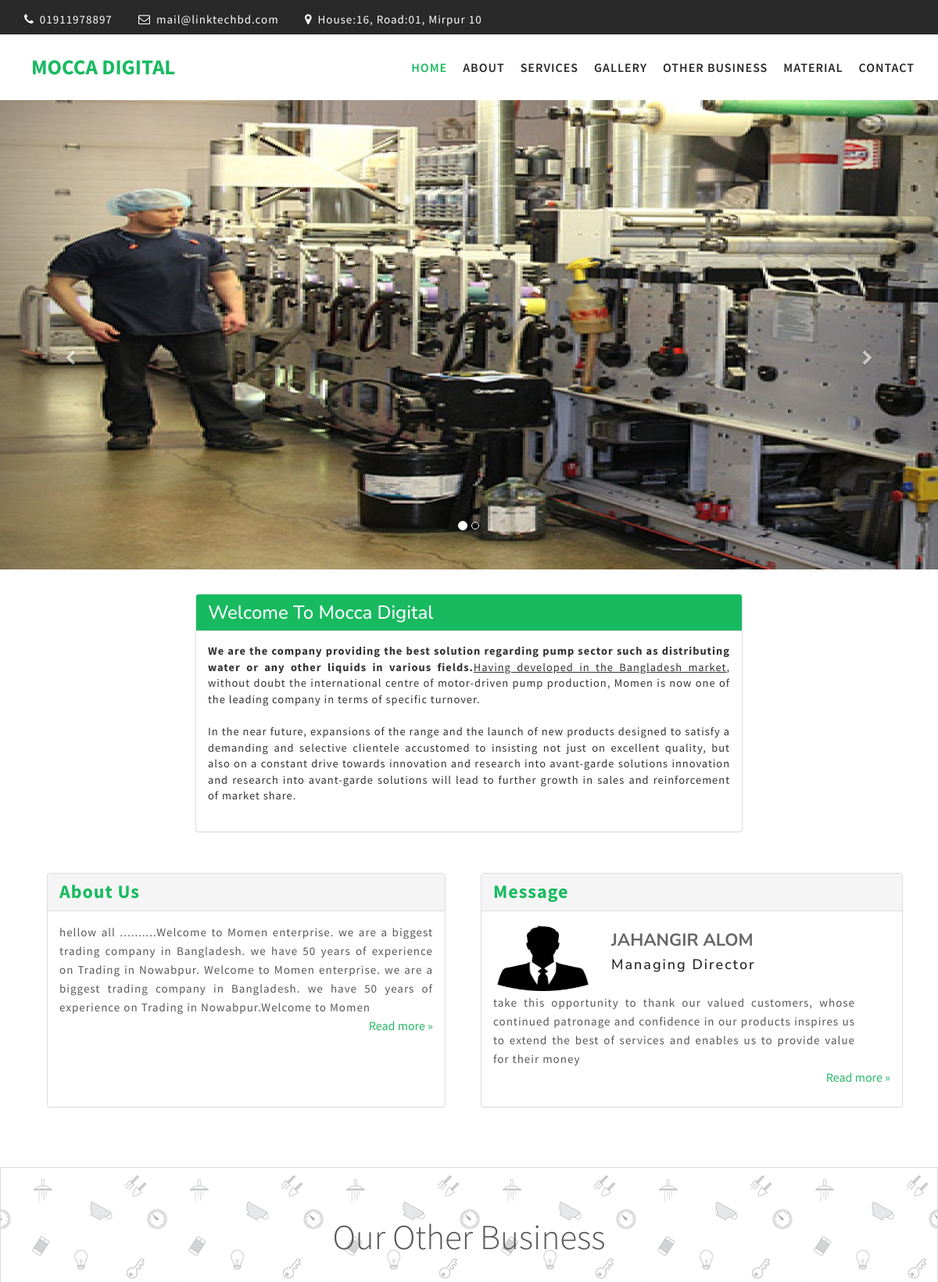
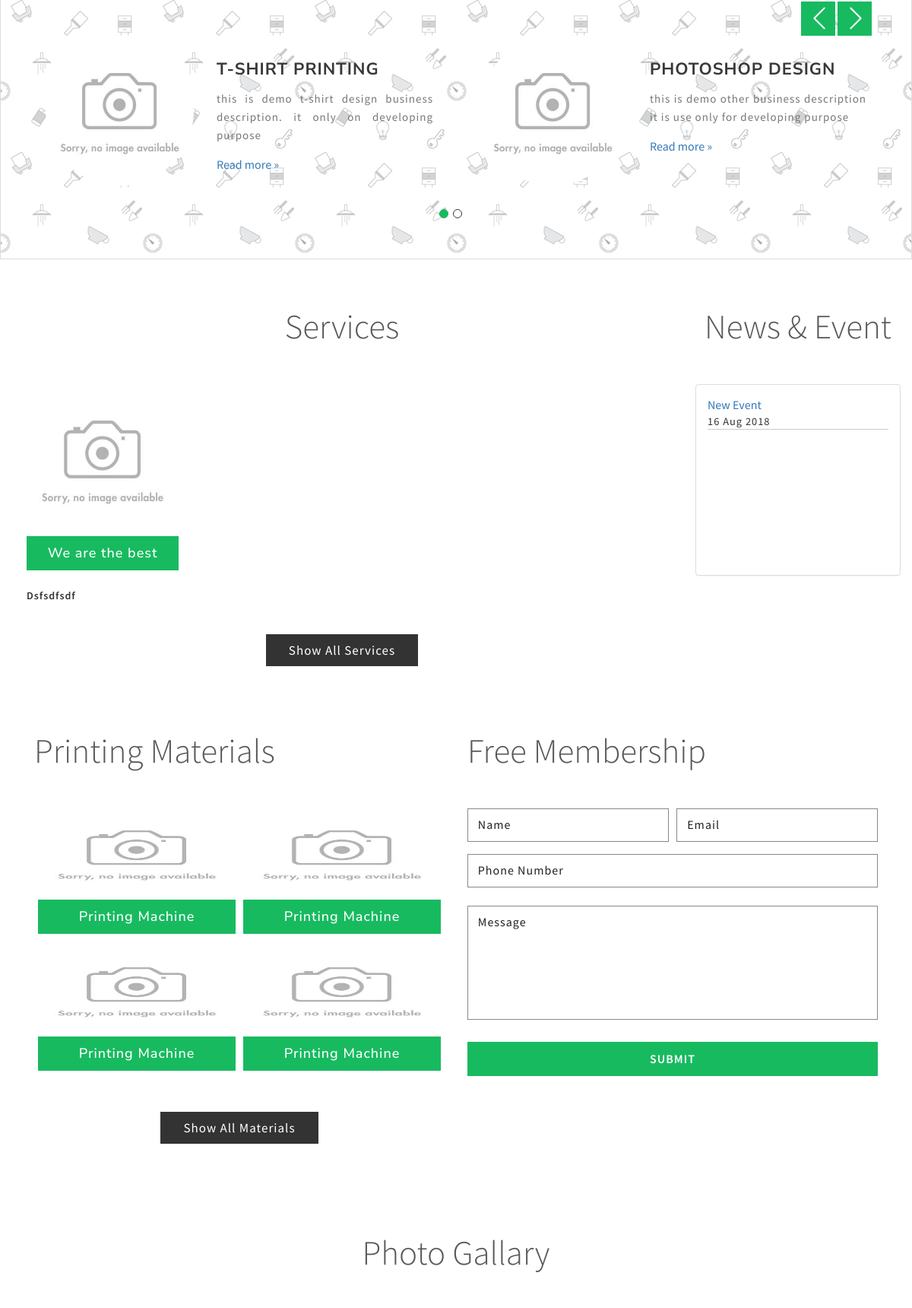
The page / (upper part) on the database its author committed (2 pictures, top to bottom).
### tables this page shows
CREATE TABLE `template` (
  `id` int(20) UNSIGNED NOT NULL,
  `field_name` varchar(250) NOT NULL,
  `value` text
);

CREATE TABLE `sliders` (
  `id` int(20) UNSIGNED NOT NULL,
  `s_title` varchar(200) DEFAULT NULL,
  `image` text NOT NULL
);

CREATE TABLE `other_business` (
  `id` int(20) NOT NULL,
  `b_title` varchar(250) NOT NULL,
  `image` text,
  `description` text
);

CREATE TABLE `servies` (
  `id` int(20) UNSIGNED NOT NULL,
  `s_title` varchar(255) NOT NULL,
  `price` float(10,2) DEFAULT NULL,
  `image` text,
  `description` text
);

CREATE TABLE `news_events` (
  `id` int(20) UNSIGNED NOT NULL,
  `title` varchar(250) NOT NULL,
  `description` text NOT NULL,
  `date` datetime NOT NULL DEFAULT CURRENT_TIMESTAMP ON UPDATE CURRENT_TIMESTAMP,
  `image` text
);

CREATE TABLE `materials` (
  `id` int(20) UNSIGNED NOT NULL,
  `material_name` varchar(250) NOT NULL,
  `image` text
);

### application/views/frontEnd/home/index.php (the view, shortened to what the rows shown need)
<?php if($sliders && isset($sliders)): ?>
<div id="myCarousel" class="carousel slide" data-ride="carousel">
	<div class="carousel-inner" role="listbox">
		<?php $i=0; foreach($sliders as $slider):?>
		<div class="item  <?php echo ($i==0)?'active':'' ?>"  style="background: url(<?= base_url(). $slider->image; ?>) no-repeat!important; ">
			<div class="container">
				<div class="carousel-caption text-center">
				</div>
			</div>
		</div>
		<?php $i=1; endforeach; ?>
	</div>
</div>
<?php endif;?>
<div class="welcome" style="padding: 1em 0 ;">
	<div class="container">
		<div class="col-md-8 col-md-offset-2 ">
			<div class="inner_grid1" style="    margin-bottom: 0em;">
				<div class="col-md-12 ">
					<div class="panel panel-default">
					  	<div class="panel-body">
					    	<p style="text-align: justify;"><?php if($note && isset($note)){ echo ucfirst($note->value); }?></p>
				  		</div>
					</div>
				</div>
			</div>
		</div>
	</div>
</div>
<div class="welcome" style="padding: 1em 0;">
	<div class="container">
		<div class="col-md-6 ">
			<div class="inner_grid1">
				<div class="col-md-12 ddd">
					<div class="panel panel-default">
					  	<div class="panel-body" style="    min-height: 250px;">
					    	<p style="text-align: justify;"><?php if($about_us && isset($about_us)){ if(strlen($about_us->value) <= 300 ){ echo substr($about_us->value, 5, strlen($about_us->value)-5 ); } else{ echo substr($about_us->value, 5, 300); }  }?></p>
							<a href="<?= base_url('about_us'); ?>" style="color: #28b767; float: right;">Read more »</a>
				  		</div>
					</div>
				</div>
			</div>
		</div>
		<div class="col-md-6  ">
			<div class="testimonial ddd">
				<div class="panel panel-default">
				  	<div class="panel-body" style="    min-height: 250px;">
				    	<div class="col-md-3 test_img">
				    		<?php $dft_image = base_url().'libs/upload_pic/admin_image/admin_defult.jpg' ;
				    			if($md_image && isset($md_image)){
				    				$image =base_url().$md_image->value;
	                                if(!@getimagesize($image)){
	                                    $image = $dft_image;
	                                }
				    			}else{
				    				$image = $dft_image;
				    			}
                            ?>
							<img src="<?= $image; ?>" alt="<?php if($md_name && isset($md_name)){echo ucfirst($md_name->value); }?>" height="90" />
						</div>
						<div class="col-md-9 test_info">
							<h4><?php if($md_name && isset($md_name)){echo ucfirst($md_name->value); }?></h4>
							<h5><?php if($md_desig && isset($md_desig)){echo ucfirst($md_desig->value); }?></h5>
						</div>
						<div class="clearfix"></div>
						<p style="text-align: justify;"><?php if($md_message && isset($md_message)){ echo substr($md_message->value, 5 , 200);}?> </p>
						<a href="<?= base_url('about_us'); ?>" style="color: #28b767; float: right;">Read more »</a>
			  		</div>
				</div>
			</div>
		</div>
	</div>
</div>
<div class="team" id="team">
	<div class="container">
		<div class="flexslider-info">
			<section class="slider">
				<div class="flexslider">
					<ul class="slides">
						<?php $count = 0; $i = 0; foreach($business as $busines): ?>
						<?php if($i == 0): ?>
						<li>
							<div class="w3l-info1">
						<?php endif;?>
								<div class="col-md-6">
									<div class="col-md-5 team-grid-1">
										<?php
											$image = base_url().$busines->image;
											if(!@getimagesize($image)){ $image = base_url().'libs/upload_pic/no_image_small.jpg'; }
										?>
										<img src="<?= $image; ?>" alt="" />
									</div>
									<div class="col-md-7 team-grid-2" style="padding-top: 30px;">
										<h4><?= ucfirst($busines->b_title)?></h4>
										<p style="text-align: justify;"><?= substr($busines->description, 0 ,100) ?></p>
										<a href="<?= base_url();?>singel_busines/<?= $busines->id; ?>" class="linka fancybox fancybox.ajax">Read more »</a>
									</div>
									<div class="clearfix"></div>
								</div>
						<?php $count++; $i++;  if($i==2 || $count== count($business)){ $i=0;  ?>
									<div class="clearfix"></div>
							</div>
						</li>
						<?php }  endforeach; ?>
					</ul>
				</div>
			</section>
		</div>
	</div>
</div>
<div class="services" id="services" >
	<div class="col-md-9">
		<div class="container-fluid">
			<div class="services_grids">
			<?php if($serviess && isset($serviess)):  foreach($serviess as $servies): ?>
				<div class="col-md-3 ser_grid1">
					<a href="<?= base_url();?>singel_service/<?= $servies->id; ?>" class="linka fancybox fancybox.ajax">
						<?php
							$image = base_url().$servies->image;
							if(!@getimagesize($image)){ $image = base_url().'libs/upload_pic/no_image_small.jpg'; }
						?>
						<img src="<?= $image; ?>" alt="<?php echo ucfirst($servies->s_title); ?>" style="height: 200px;" />
						<div class="ser_info">
							<h4 style="width: 100%;"> <?php echo ucfirst($servies->s_title); ?> </h4>
						</div>
						<p style="text-align: justify;"><?php echo substr($servies->description, 0,100); ?></p>
					</a>
				</div>
				<?php endforeach; ?>
			<?php endif; ?>
			</div>
		</div>
	</div>
	<div class="col-md-3">
		<div class="panel panel-default">
		  	<div class="panel-body">
		  		<marquee onmouseover="this.stop();" onmouseout="this.start();" direction="up" scrollamount="3" scrolldelay="50" top="0" left="0" style="height: 220px;">
	                <div class="marqueeContent">
	                    <?php
	                        if ($news_events && isset($news_events)) :
	                        foreach ($news_events as $news) :
	                    ?>
	                        <a href="<?php echo base_url(); ?>details_NewsEvent/<?php echo $news->id; ?>"  class="linka fancybox fancybox.ajax" ><?php echo $news->title; ?></a> <br>
	                        <p style="border-bottom: 1px solid #ccc;"><?php echo date('d M Y', strtotime($news->date)); ?></p>
	                    <?php endforeach; endif; ?>
	                </div>
	            </marquee>
		  	</div>
	  	</div>
	</div>
</div>
<div class="test_consultant" style="padding-top: 2rem;">
	<div class="container">
		<div class="slider col-md-6">
<link rel="stylesheet" href="<?php echo base_url(); ?>libs/FrontEnd/dist/css/lightbox.min.css">
				<div class="callbacks_container">
					<div class="services_grids">
					<?php if($materials && isset($materials)):  foreach($materials as $material): ?>
						<div class="col-md-6 ser_grid1" style="padding-bottom: 15px">
							<?php
								$image = base_url().$material->image;
								if(!@getimagesize($image)){ $image = base_url().'libs/upload_pic/no_image_small.jpg'; }
							?>
							<a class="example-image-link" href="<?php echo $image; ?>" data-lightbox="example-set" data-title="<?php echo ucfirst($material->material_name); ?>">
								<img src="<?= $image; ?>" alt="<?php echo ucfirst($material->material_name); ?>" style="height: 120px;" />
								<div class="ser_info">
									<h4 style="width: 100%"> <?php echo ucfirst($material->material_name); ?> </h4>
								</div>
							</a>
						</div>
						<?php endforeach; ?>
					<?php endif; ?>
					</div>
				</div>
		</div>
	</div>
</div>

### application/views/frontEnd/master.php (shortened to what the rows shown need)
<!DOCTYPE html>
<html>
<?php $this->load->view('frontEnd/includes/header_css_js');?>
<body>
<div class="header">
	<div class="agileits_top_menu">
		<div class="container">
			<div class="w3l_header_left">
				<ul>
					<li><i class="fa fa-phone" aria-hidden="true"></i> <?php if($phone && isset($phone)){echo $phone->value; }?></li>
					<li><i class="fa fa-envelope-o" aria-hidden="true"></i> <a href="mailto:<?php if($email && isset($email)){echo $email->value; }?>"><?php if($email && isset($email)){echo $email->value; }?></a></li>
					<li><i class="fa fa-map-marker" aria-hidden="true"></i> <?php if($address && isset($address)){echo $address->value; }?></li>
				</ul>
			</div>
		</div>
	</div>
	<div class="content white agile-info">
		<nav class="navbar navbar-default" role="navigation">
			<div class="container">
				<div class="navbar-header">
					<a class="navbar-brand" href="<?= base_url(); ?>" style="">
						<h1 style="">Mocca Digital</h1>
					</a>
				</div>
			</div>
		</nav>
	</div>
</div>
<?php if($page_path && isset($page_path)){ $this->load->view($page_path);}?>
</body>
</html>

### rows shown on the page
template: value "01911978897"
template: value "mail@linktechbd.com"
template: value "House:16, Road:01, Mirpur 10"
sliders: image (picture)
template: value "We are the company providing the best solution regarding pump sector such as distributing water or any other liquids in various fields. Having developed in the Bangladesh market , without doubt the international centre of motor-driven pump production, Momen is now one of the leading company in terms of specific turnover. In the near future, expansions of the range and the launch of new products designed to satisfy a demanding and selective clientele accustomed to insisting not just on excellent quality, but also on a constant drive towards innovation and research into avant-garde solutions innovation and research into avant-garde solutions will lead to further growth in sales and…"
template: value "hellow all ..........Welcome to Momen enterprise. we are a biggest trading company in Bangladesh. we have 50 years of experience on Trading in Nowabpur. Welcome to Momen enterprise. we are a biggest trading company in Bangladesh. we have 50 years of experience on Trading in Nowabpur.Welcome to Momen"
template: value "JAHANGIR ALOM"
template: value "Managing Director"
template: value "take this opportunity to thank our valued customers, whose continued patronage and confidence in our products inspires us to extend the best of services and enables us to provide value for their money"
other_business: b_title "T-SHIRT PRINTING", description "this is demo t-shirt design business description. it only on developing purpose"
other_business: b_title "PHOTOSHOP DESIGN", description "this is demo other business description it is use only for developing purpose"
servies: s_title "We are the best choose for your water pump", description "Dsfsdfsdf"
news_events: title "New Event", date "16 Aug 2018"
materials: material_name "Printing Machine"
materials: material_name "Printing Machine"
materials: material_name "Printing Machine"
materials: material_name "Printing Machine"
